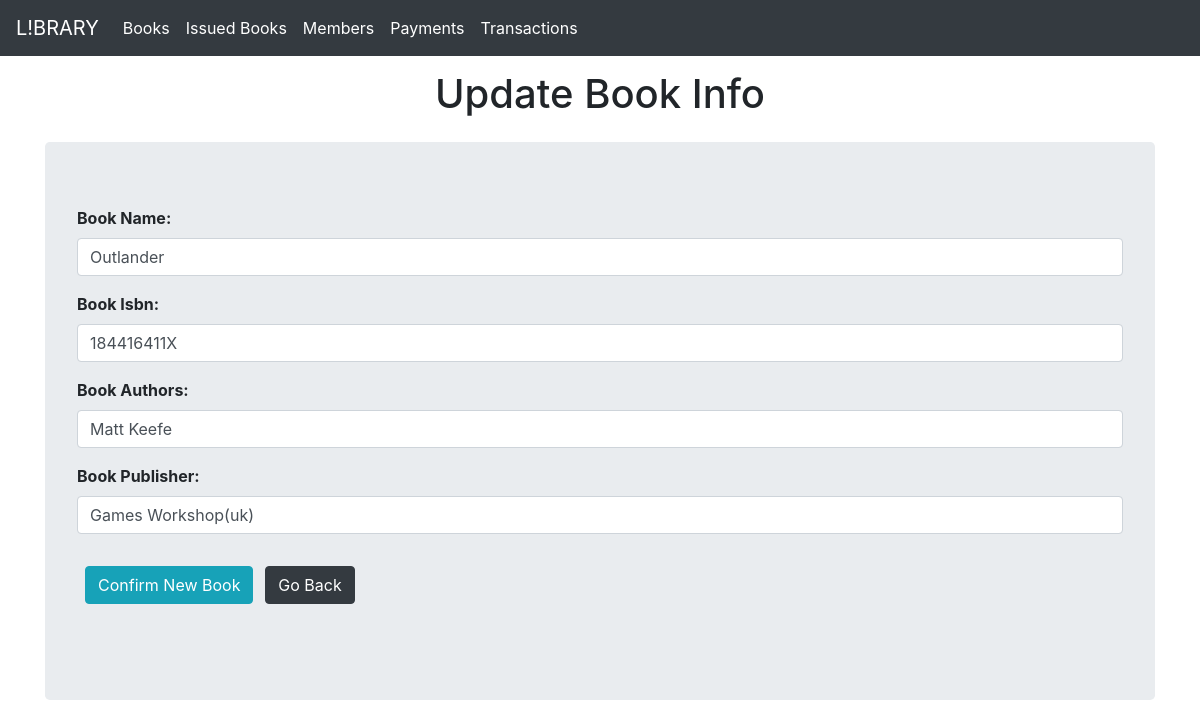
Screenshot of /update_book/1 with the database file from the repository.
### Library/models.py (models this page shows)
class Book(db.Model):
    id = db.Column(db.Integer, primary_key=True)
    name = db.Column(db.String(100))
    isbn = db.Column(db.String(20))
    author = db.Column(db.String(100))
    publisher = db.Column(db.String(100))
    issued = db.Column(db.Boolean, default=False )

### Library/books.py (the view, shortened to what this page needs)
@books.route('/update_book/<int:id>', methods=['GET', 'POST'])
def update_book(id):
    book = Book.query.get(id)
    return render_template('book_update_form.html', data=book)

### Library/templates/book_update_form.html (shortened to what this page needs)
{% extends 'base.html' %}
{% block body %}
<div class="container my-4" style="text-align:center ;">
    <h1>Update Book Info</h1>
</div>
    <div class="jumbotron" style="font-weight:bold ;">
        <form action="/update_book/{{data.id}}" method="POST">
            <div class="form-group">
              <label  for="book_name">Book Name: </label>
              <input type="text" class="form-control mr-sm-2" style="width:100%" name="book_name" value="{{data.name}}" id="book_name" autocomplete="off" required>
            </div>
            <div class="form-group">
              <label for="book_isbn">Book Isbn: </label>
              <input type="tel" class="form-control mr-sm-2" style="width:100%" name="book_isbn" value="{{data.isbn}}" id="book_isbn" autocomplete="off" required>
            </div>
            <div class="form-group">
              <label  for="book_author">Book Authors: </label>
              <input type="text" class="form-control mr-sm-2" style="width:100%" name="book_author" value="{{data.author}}" id="book_author" autocomplete="off" required>
            </div>
            <div class="form-group">
              <label  for="book_publisher">Book Publisher: </label>
              <input type="text" class="form-control mr-sm-2"  style="width:100%" name="book_publisher" value="{{data.publisher}}" id="book_publisher" autocomplete="off" required>
            </div>
            <div class="my-3">
              <input type="submit" value="Confirm New Book" class="btn btn-info mx-2 my-3" >
              <a href="/" class="btn btn-dark my-3 ">Go Back</a>
          </div>
          </form>
    </div>
{% endblock %}

### rows the page displays
Book: book_name "Outlander", book_isbn "184416411X", book_author "Matt Keefe", book_publisher "Games Workshop(uk)"
